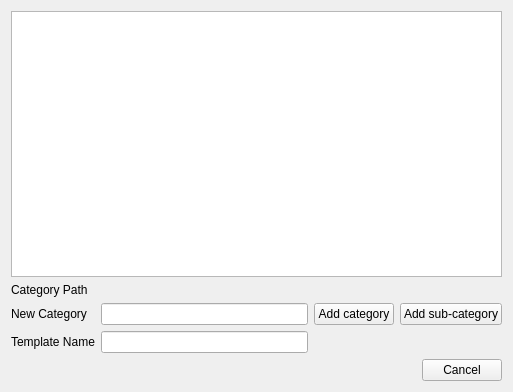
<?xml version="1.0" encoding="UTF-8"?>
<ui version="4.0">
 <class>ImportCategory</class>
 <widget class="QWidget" name="ImportCategory">
  <property name="geometry">
   <rect>
    <x>0</x>
    <y>0</y>
    <width>513</width>
    <height>392</height>
   </rect>
  </property>
  <property name="windowTitle">
   <string>Select Category</string>
  </property>
  <layout class="QVBoxLayout" name="verticalLayout">
   <item>
    <layout class="QGridLayout" name="gridLayout" columnstretch="0,1,0,0">
     <item row="1" column="0">
      <widget class="QLabel" name="u_catPathLabel">
       <property name="text">
        <string>Category Path</string>
       </property>
      </widget>
     </item>
     <item row="3" column="1">
      <widget class="QLineEdit" name="u_nameEdit"/>
     </item>
     <item row="3" column="0">
      <widget class="QLabel" name="u_nameLabel">
       <property name="text">
        <string>Template Name</string>
       </property>
       <property name="buddy">
        <cstring>u_nameEdit</cstring>
       </property>
      </widget>
     </item>
     <item row="2" column="2">
      <widget class="QPushButton" name="u_addCatButton">
       <property name="text">
        <string>Add category</string>
       </property>
      </widget>
     </item>
     <item row="2" column="1">
      <widget class="QLineEdit" name="u_categoryEdit"/>
     </item>
     <item row="2" column="0">
      <widget class="QLabel" name="u_newCatLabel">
       <property name="text">
        <string>New Category</string>
       </property>
       <property name="buddy">
        <cstring>u_categoryEdit</cstring>
       </property>
      </widget>
     </item>
     <item row="2" column="3">
      <widget class="QPushButton" name="u_addSubCatButton">
       <property name="text">
        <string>Add sub-category</string>
       </property>
      </widget>
     </item>
     <item row="0" column="0" colspan="4">
      <widget class="QTreeView" name="u_catTreeView">
       <attribute name="headerVisible">
        <bool>false</bool>
       </attribute>
      </widget>
     </item>
     <item row="1" column="1" colspan="3">
      <widget class="QLabel" name="u_categoryLabel">
       <property name="text">
        <string/>
       </property>
      </widget>
     </item>
    </layout>
   </item>
   <item>
    <layout class="QHBoxLayout" name="horizontalLayout">
     <item>
      <widget class="QDialogButtonBox" name="u_buttonBox">
       <property name="standardButtons">
        <set>QDialogButtonBox::StandardButton::Cancel</set>
       </property>
      </widget>
     </item>
    </layout>
   </item>
  </layout>
 </widget>
 <tabstops>
  <tabstop>u_catTreeView</tabstop>
  <tabstop>u_nameEdit</tabstop>
  <tabstop>u_categoryEdit</tabstop>
  <tabstop>u_addCatButton</tabstop>
 </tabstops>
 <resources/>
 <connections/>
</ui>
